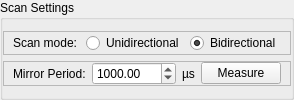
                       <widget class="QGroupBox" name="sync_confocal_scan_box">
                        <property name="toolTip">
                         <string>Set the scanning mirror parameters</string>
                        </property>
                        <property name="title">
                         <string>Scan Settings</string>
                        </property>
                        <layout class="QGridLayout" name="gridLayout_54">
                         <property name="leftMargin">
                          <number>0</number>
                         </property>
                         <property name="rightMargin">
                          <number>0</number>
                         </property>
                         <item row="0" column="0">
                          <widget class="QFrame" name="sync_confocal_scan_mode_frame">
                           <property name="toolTip">
                            <string>Set whether the confocal microscope will be doing a unidirectional or bidirectional scan.</string>
                           </property>
                           <property name="frameShape">
                            <enum>QFrame::StyledPanel</enum>
                           </property>
                           <property name="frameShadow">
                            <enum>QFrame::Raised</enum>
                           </property>
                           <layout class="QGridLayout" name="gridLayout_29" rowstretch="0,0,0" columnstretch="0,0,0">
                            <property name="leftMargin">
                             <number>9</number>
                            </property>
                            <property name="topMargin">
                             <number>0</number>
                            </property>
                            <property name="rightMargin">
                             <number>9</number>
                            </property>
                            <property name="bottomMargin">
                             <number>0</number>
                            </property>
                            <item row="2" column="1">
                             <widget class="QRadioButton" name="sync_confocal_scan_unidirectional_button">
                              <property name="toolTip">
                               <string>The confocal microscope is scanning in unidirectional mode (one scan line per mirror cycle)</string>
                              </property>
                              <property name="text">
                               <string>Unidirectional</string>
                              </property>
                              <attribute name="buttonGroup">
                               <string notr="true">sync_confocal_scan_mode_button_group</string>
                              </attribute>
                             </widget>
                            </item>
                            <item row="2" column="0">
                             <widget class="QLabel" name="sync_confocal_scan_mode_label">
                              <property name="toolTip">
                               <string>Set the scan mode the confocal microscope is using</string>
                              </property>
                              <property name="text">
                               <string>Scan mode:</string>
                              </property>
                             </widget>
                            </item>
                            <item row="2" column="2">
                             <widget class="QRadioButton" name="sync_confocal_scan_bidirectional_button">
                              <property name="toolTip">
                               <string>The confocal microscope is scanning in bidirectional mode (two scan lines per mirror cycle)</string>
                              </property>
                              <property name="text">
                               <string>Bidirectional</string>
                              </property>
                              <property name="checked">
                               <bool>true</bool>
                              </property>
                              <attribute name="buttonGroup">
                               <string notr="true">sync_confocal_scan_mode_button_group</string>
                              </attribute>
                             </widget>
                            </item>
                           </layout>
                          </widget>
                         </item>
                         <item row="1" column="0">
                          <widget class="QFrame" name="sync_confocal_scan_period_frame">
                           <property name="frameShape">
                            <enum>QFrame::StyledPanel</enum>
                           </property>
                           <property name="frameShadow">
                            <enum>QFrame::Raised</enum>
                           </property>
                           <layout class="QGridLayout" name="gridLayout_55" columnstretch="10,10,2,10">
                            <property name="topMargin">
                             <number>0</number>
                            </property>
                            <property name="bottomMargin">
                             <number>0</number>
                            </property>
                            <item row="1" column="2">
                             <widget class="QLabel" name="sync_confocal_scan_period_label2">
                              <property name="toolTip">
                               <string>Set the mirror period - the time it takes for the scanning mirror to complete a full cycle.</string>
                              </property>
                              <property name="text">
                               <string>µs</string>
                              </property>
                             </widget>
                            </item>
                            <item row="1" column="0">
                             <widget class="QLabel" name="sync_confocal_scan_period_label1">
                              <property name="toolTip">
                               <string>Set the mirror period - the time it takes for the scanning mirror to complete a full cycle.</string>
                              </property>
                              <property name="text">
                               <string>Mirror Period:</string>
                              </property>
                             </widget>
                            </item>
                            <item row="1" column="1">
                             <widget class="QDoubleSpinBox" name="sync_confocal_scan_period_box">
                              <property name="toolTip">
                               <string>Set the mirror period - the time it takes for the scanning mirror to complete a full cycle.</string>
                              </property>
                              <property name="minimum">
                               <double>1.000000000000000</double>
                              </property>
                              <property name="maximum">
                               <double>23860929.000000000000000</double>
                              </property>
                              <property name="singleStep">
                               <double>1.000000000000000</double>
                              </property>
                              <property name="value">
                               <double>1000.000000000000000</double>
                              </property>
                             </widget>
                            </item>
                            <item row="1" column="3">
                             <widget class="QPushButton" name="sync_confocal_scan_period_button">
                              <property name="toolTip">
                               <string>Measure the mirror period.  The microscope needs to be actively scanning to perform a measurement.  The measurement will timeout in 1s if the scan is not active.</string>
                              </property>
                              <property name="text">
                               <string>Measure</string>
                              </property>
                             </widget>
                            </item>
                           </layout>
                          </widget>
                         </item>
                        </layout>
                       </widget>
